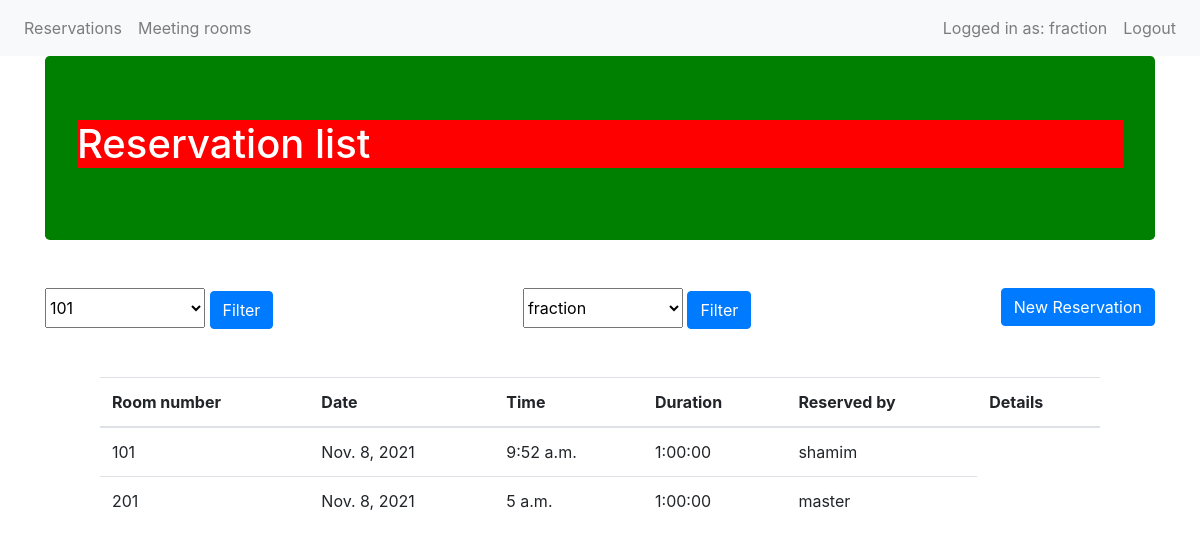
The app's page / (signed in) with its own data.
### API/models.py (models this page shows, shortened)
class Reservation(models.Model):
    id: models.AutoField(auto_created=True, primary_key=True)
    reservation_user = models.ForeignKey(User, default=1, null=True,
                                         on_delete=models.SET_NULL)
    room_number = models.ForeignKey(
        MeetingRoom, on_delete=models.SET_NULL, null=True)
    reservation_date = models.DateField()
    reservation_time = models.TimeField()
    reservation_duration = models.DurationField()

class MeetingRoom(models.Model):
    user = models.ForeignKey(User, default=1, null=True,
                             on_delete=models.SET_NULL)
    room_number = models.IntegerField(unique=True, blank=False)
    capacity = models.IntegerField(blank=False)
    def __str__(self):
        return str(self.room_number)

### reservation/views.py (the view)
# urls.py: path('', reservation_list_view, name='reservation-list'),
def reservation_list_view(request):
    if request.GET.get('room-filter'):
        room_number = MeetingRoom.objects.get(room_number=request.GET.get('room-filter'))
        queryset = Reservation.objects.filter(room_number=room_number)
    elif request.GET.get('user-filter'):
        username = get_user_model().objects.get(username = request.GET.get('user-filter'))
        queryset = Reservation.objects.filter(reservation_user=username)
    else:
        queryset = Reservation.objects.all()
    room_list = MeetingRoom.objects.all()
    user_list = get_user_model().objects.all()
    title = "Reservation list"
    template_name = 'reservation/list.html'
    context = {
        'title': title,
        'object_list': queryset,
        'room_list': room_list,
        'user_list': user_list
    }
    return render(request, template_name, context)

### reservation/templates/reservation/list.html (shortened to what this page needs)
{% extends 'base.html' %}
{% block content %}
    <div class='row my-5 d-flex justify-content-between'>
        <form method='GET' action='.'>
            <select name='room-filter' class='filter-slct'>
            {% for element in room_list %}
            <option name='room-filter' value={{ element.room_number }}>{{ element.room_number }}
            {% endfor %}
            </select>
            <input type='submit' class='btn btn-primary' value='Filter'>
        </form>
        <form method='GET' action='.'>
            <select name='user-filter' class='filter-slct'>
            {% for element in user_list %}
            <option name='user-filter' value={{ element.username }}>{{ element.username }}
            {% endfor %}
            </select>
            <input type='submit' class='btn btn-primary' value='Filter'>
        </form>
        <div>
            <a href='create/' class='btn btn-primary'>New Reservation</a>
        </div>
    </div>
<div class='content'>
<table class='table'>
    <thead>
    <tr>
        <th scope='col' class='align-middle'>Room number</th>
        <th scope='col' class='align-middle'>Date</th>
        <th scope='col' class='align-middle'>Time</th>
        <th scope='col' class='align-middle'>Duration</th>
        <th scope='col' class='align-middle'>Reserved by</th>
        <th scope='col' class='align-middle'>Details</th>
    </tr>
    </thead>
    <tbody>
        {% for object in object_list %}
            {% include  'reservation/list-inline.html' with reservation=object %}
        {% endfor %}
        {% endblock content %}

### templates/navbar.html (shortened to what this page needs)
<div class='container-fuild'>
<nav class="navbar navbar-expand-lg navbar-light bg-light">
  <div class="collapse navbar-collapse" id="navbarNav">
    <ul class="navbar-nav">
          <li class="nav-item">
            <a class="nav-link" href="/">Reservations</a>
          </li>
          <li class="nav-item">
            <a class="nav-link" href={{ "/rooms" }}>Meeting rooms</a>
          </li>
    </ul>
  </div>
  {% if request.user.is_authenticated %}
    <ul class="navbar-nav">
          <li class="nav-item">
            <a class="nav-link">Logged in as: {{ user }}</a>
          </li>
          <li class="nav-item">
            <a class="nav-link" href={{ "/user/logout" }}>Logout</a>
          </li>
    </ul>
  {% endif %}
</nav>
 </div>

### reservation/templates/reservation/list-inline.html (shortened to what this page needs)
    <tr>
        <td>{{ reservation.room_number }}</td>
        <td>{{ reservation.reservation_date }}</td>
        <td>{{ reservation.reservation_time }}</td>
        <td>{{ reservation.reservation_duration }}</td>
        <td>{{ reservation.reservation_user }}</td>
    </tr>

### static/css/style.css (style rules this page uses)
.content { margin-right: auto; margin-left: auto; width: 1000px; display: flex; flex-direction: row; flex-wrap: wrap; }
a { color: white; text-decoration: none; background-color: transparent; }
.filter-slct { height: 2.5rem; width: 10rem; }

### records on screen
Reservation: room_number "101", reservation_date "Nov. 8, 2021", reservation_time "9:52 a.m.", reservation_duration "1:00:00", reservation_user "shamim"
Reservation: room_number "201", reservation_date "Nov. 8, 2021", reservation_time "5 a.m.", reservation_duration "1:00:00", reservation_user "master"

### other values on screen
{{ user }} "fraction"
{{ title }} "Reservation list"
form field room-filter "101"
form field user-filter "fraction"
